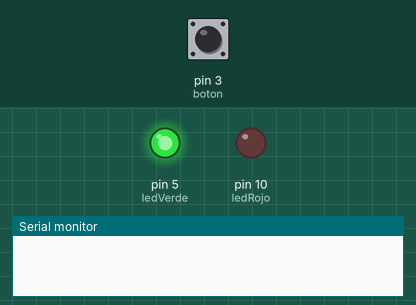
This sketch was run on a simulated Arduino Uno, built with avr-gcc and run on an emulated ATmega328P. On the bench: output pins drawn as LEDs (lit = HIGH), the last lines printed to the serial monitor. Dashed ring = blinking. The inputs (shaded band) are chosen by the test bench; at power-on: pin 3 (boton) LOW. Random numbers use the default seed unless the sketch sets one.

Above: at 1.2 s.
1.3 s: pin 3 (boton) pulled HIGH for 0.15 s
At 2.9 s:
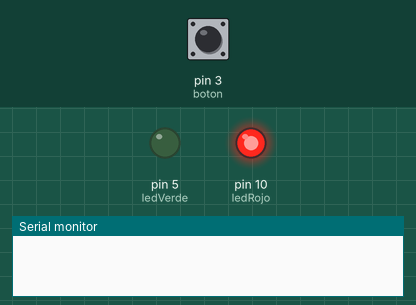
3.7 s: pin 3 (boton) pulled HIGH for 1 s
At 4.0 s:
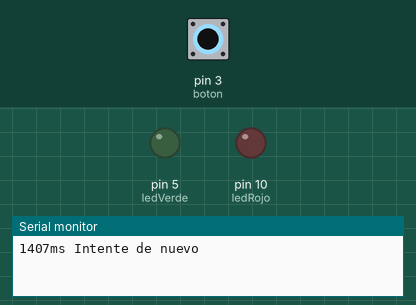
6.2 s: pin 3 (boton) pulled HIGH for 3.2 s
At 11.8 s:
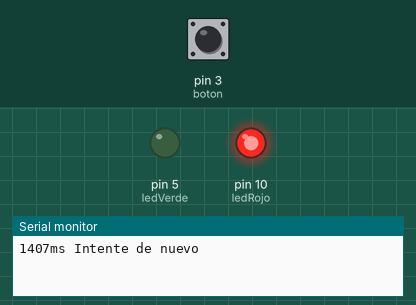
12.1 s: pin 3 (boton) pulsed HIGH 5 times (0.12 s each, 0.3 s apart)
At 13.02 s:
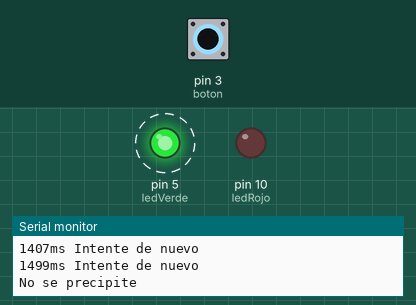
Timing chart, 0 to 15.1 s (numbered marks = the images above; inputs shaded):
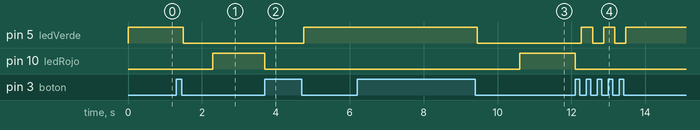

Measured:
- after the input at 1.3 s, pin 5 (ledVerde): HIGH → LOW after 0.20 s; pin 10 (ledRojo): LOW → HIGH after 0.99 s
- after the input at 3.7 s, pin 5 (ledVerde): LOW → HIGH after 1.1 s; pin 10 (ledRojo): HIGH → LOW at once
- after the input at 6.2 s, pin 5 (ledVerde): HIGH → LOW after 3.3 s; pin 10 (ledRojo): LOW → HIGH after 4.4 s
- after the input at 12.1 s, pin 5 (ledVerde): alternates HIGH for 0.30 s and LOW for 0.30 s, 5 changes in all, then stays HIGH, starting after 0.17 s; pin 10 (ledRojo): HIGH → LOW at once

The sketch:

P1DHI.ino
```cpp
/*
 * Autor: Alejandro Fernández Luces
 * Dispositivos Hardware e Interfaces
 *
 * Descripción: Programa que mide o tempo de reacción dun usuario de
 * pulsar un botón cando se acende o led vermello
 *
 */

const int boton    =  3;
const int ledVerde = 5;
const int ledRojo  = 10;

const int FALSE = 0;
const int TRUE = 1;

int contador = 0;
bool invalid = FALSE;

long tiempoIni = 0;
long tiempoFin = 0;
long tiempoReaccion = 0;


/*Función que espera a que o botón estea pulsado, mediante un
bucle infinito que é interrumpido cando se pulsa o botón. Ademais
cando o botón é pulsado, espera 50 ms para asegurarse de que a pulsación
non é erronea.*/
void waitPulsation(int boton) {
  while (1) {
    if (digitalRead(boton) == HIGH) {
      delay(50);
    } else {
      continue;
    }
    if (digitalRead(boton) == HIGH) {
      return;
    }
    else {
      continue;
    }
  }
}

/*Cumpre a mesma función ca a anterior pero coa depulsacion*/
void waitDepulsation(int boton) {
  while (1) {
    if (digitalRead(boton) == LOW) {
      delay(50);
    } else {
      continue;
    }
    if (digitalRead(boton) == LOW) {
      return;
    }
    else {
      continue;
    }
  }
}

void setup() {
  Serial.begin(9600);
  pinMode(boton, INPUT);
  pinMode(ledVerde, OUTPUT);
  pinMode(ledRojo, OUTPUT);
  randomSeed(analogRead(0));

}


void loop() {
  // put your main code here, to run repeatedly:
  digitalWrite(ledVerde, HIGH);
  digitalWrite(ledRojo, LOW);

  waitPulsation(boton);
  waitDepulsation(boton);

  digitalWrite(ledVerde, LOW);
  contador = random(400, 1200);

  /*Este bucle fai a función de que pase un tempo aleatorio antes
  de que se acenda o led vermello. Se o boton se pulsa antes, reinicia
  a función loop()*/
  while (contador >= 0) {
    delay(1);
    if (digitalRead(boton) == HIGH) {
      Serial.print("No se precipite \n");
      waitDepulsation(boton);
      return;
    }
    contador--;
  }

  digitalWrite(ledRojo, HIGH);

  /*Mídese o tempo dende que se acende o led vermello ata que se pulsa o botón*/
  tiempoIni = millis();
  while (digitalRead(boton) == LOW);
  tiempoFin = millis();
  digitalWrite(ledRojo, LOW);
  tiempoReaccion = tiempoFin - tiempoIni;

  /*Mensaxes en función do tempo de reacción*/
  if (tiempoReaccion < 100) {
    Serial.print(tiempoReaccion);
    Serial.print("ms ");
    Serial.println("ENHORBUENA! Excelentes reflejos!");
  } else if (tiempoReaccion > 200) {
    Serial.print(tiempoReaccion);
    Serial.print("ms ");
    Serial.println("Intente de nuevo");
  } else {
    Serial.print(tiempoReaccion);
    Serial.print("ms ");
    Serial.println("BIEN! Buenos reflejos");
  }
  waitDepulsation(boton);

}
```
